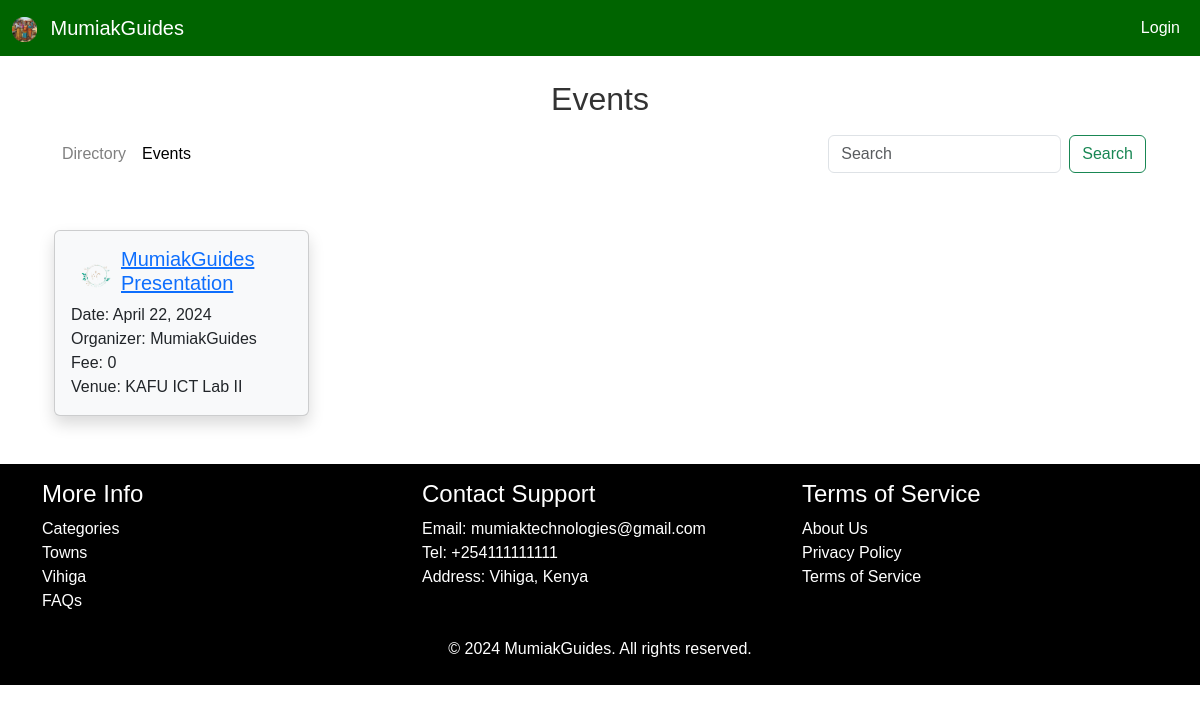
Screenshot of /events/ with the database file from the repository.
### listings/models.py (models this page shows, shortened)
class Event(models.Model):
    event_name = models.CharField(max_length=255, unique=True)
    organizer = models.ForeignKey(User, on_delete=models.CASCADE)
    organizer_name = models.CharField(max_length=255, blank=True, null=True)
    event_image = models.ImageField(upload_to="events/")
    event_logo = models.ImageField(null=True, blank=True, upload_to="events/")
    event_description = CKEditor5Field('Event Description', config_name='extends', blank=True, null=True)
    event_date = models.DateField()
    town = models.ForeignKey(Town, on_delete=models.CASCADE)
    venue = models.CharField(max_length=255)
    fee = models.CharField(max_length=10)
    registration_link = models.URLField(max_length=255, null=True, blank=True)
    max_participants = models.PositiveIntegerField()

### listings/views.py (the view)
# urls.py: path('events/', EventView.as_view(), name='event_list'),
class EventView(ListView):
    model = Event
    template_name = "events/event_list.html"
    context_object_name = "events"  # Add this line to specify the context variable name
    ordering = ['-id']
    def get_queryset(self):
        query = self.request.GET.get('q')
        if query:
            return Event.objects.filter(event_name__icontains=query).order_by('-id')
        else:
            return super().get_queryset()
    def get_context_data(self, *args, **kwargs):
        context = super(EventView, self).get_context_data(*args, **kwargs)
        query = self.request.GET.get('q')
        context["query"] = query  # Pass the query to the template
        return context

### listings/templates/events/event_list.html (shortened to what this page needs)
{% extends 'base.html' %}
{% load static %}
{% block content %}
<h2 class="text-center mt-4">Events</h2>
<nav class="navbar navbar-expand-lg navbar-light">
    <div class="container-fluid">
        <div class="collapse navbar-collapse" id="navbarSupportedContent">
            <ul class="navbar-nav me-auto">
                <li class="nav-item">
                    <a href="{% url 'home' %}" class="nav-link" style="color: grey;">Directory</a>
                </li>
                <li class="nav-item">
                    <a href="{% url 'event_list' %}" class="nav-link active">Events</a>
                </li>
            </ul>
            <form class="d-flex" role="search" method="GET" action="{% url 'event_list' %}">
                <input class="form-control me-2" type="search" placeholder="Search" aria-label="Search" name="q"
                    value="">
                <button class="btn btn-outline-success" type="submit">Search</button>
            </form>
        </div>
    </div>
</nav>
<br> <br>
<div class="container">
    <div class="row row-cols-1 row-cols-md-2 row-cols-lg-4 g-4">
        {% for event in events %}
        <div class="col">
            <div class="card shadow bg-light">
                <div class="card-body">
                    <div class="d-flex align-items-center">
                        {% if event.event_logo %}
                        <img src="{{ event.event_logo }}" alt="{{ event.event_name }} Logo" style="max-width: 50px;">
                        {% else %}
                        <img src="{% static 'images/alt_logo.png' %}" alt="Alternative logo" style="max-width: 50px;">
                        {% endif %}
                        <h5 class="card-title"><a href="{% url 'event_detail' pk=event.pk %}">{{ event.event_name }}</a></h5>
                    </div>
                    <p class="card-text">
                        Date: {{ event.event_date }}<br>
                        {% if event.organizer_name %}
                        Organizer: {{event.organizer_name}}<br>
                        {% else %}
                        Organizer: MumiakGuides <br>
                        {% endif %}
                        Fee: {{event.fee}}<br>
                        Venue: {{event.venue}}
                    </p>
                </div>
            </div>
        </div>
        {% endfor %}
    </div>
</div>
{% endblock %}

### static/css/style.css (style rules this page uses)
* { padding: 0; margin: 0; font-family: sans-serif; }

### listings/templates/base.html (style rules this page uses)
body { background-color: #ffffff; color: #333333; }
.navbar-nav .nav-link { color: #ffffff; }

### rows the page displays
Event: event_name "MumiakGuides Presentation", event_date "April 22, 2024", shows "Organizer: MumiakGuides", fee "0", venue "KAFU ICT Lab II"
